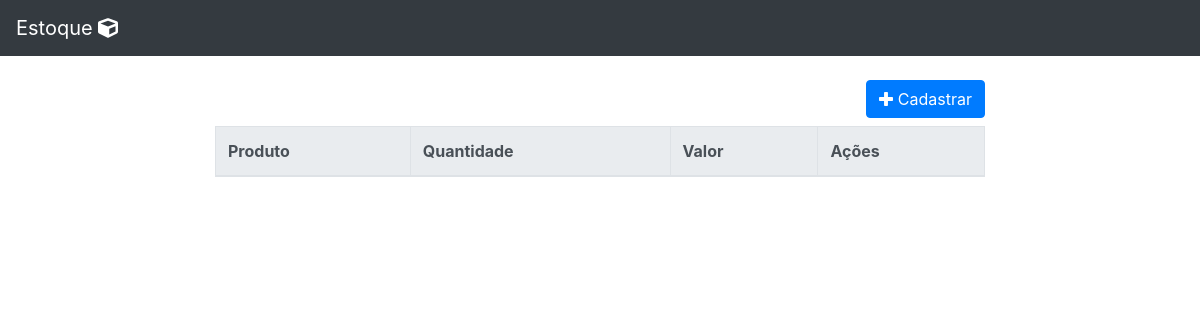
/index.php/gerenciar, run on an earlier commit of the app's database.
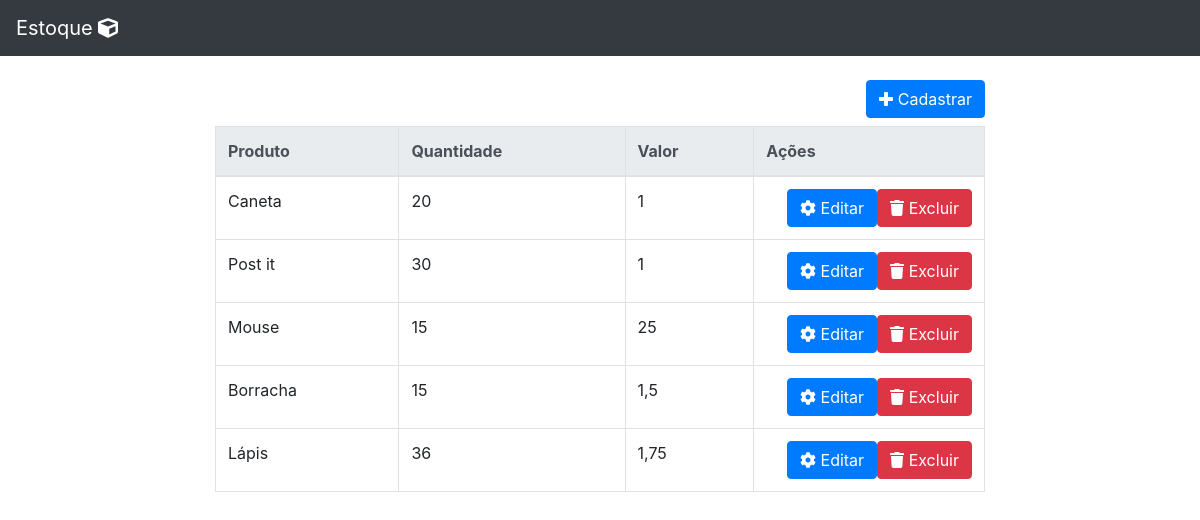
And on a later commit of the database.
### tables this page shows
CREATE TABLE `tb_produto` (
  `id` int(11) NOT NULL,
  `id_categoria` int(11) NOT NULL,
  `produto` varchar(100) DEFAULT NULL,
  `quantidade` int(11) DEFAULT NULL,
  `valor` double DEFAULT NULL
);

### application/core/MY_Loader.php (called while the page is built)
<?php if ( ! defined('BASEPATH')) exit('No direct script access allowed');
class MY_Loader extends CI_Loader {
	public function template($nome, $dados = array()){
		$this->view("head/head");
        $this->view($nome, $dados);
        $this->view("footer/footer");
	}
}

### application/controllers/Produtos.php (called while the page is built, shortened)
<?php
class Produtos extends CI_Controller {
	public function __construct()
	{
		$this->load->helper('url');
		$this->load->model('Produto_model','produto_model',true);
	}
	public function gerenciar() {
		$produtos = $this->produto_model->listaProdutos();
		$dados = array("produtos" => $produtos);
		$this->load->template("produtos/gerenciar", $dados);
	}
}

### index.php (called while the page is built, shortened)
<?php
require_once BASEPATH.'core/CodeIgniter.php';

### application/models/Produto_model.php (called while the page is built, shortened)
<?php if ( ! defined('BASEPATH')) exit('No direct script access allowed');
class Produto_model extends CI_Model {
	public function listaProdutos()
	{
		$result = $this->db->get('tb_produto')->result_array();
		return $result;
	}
}

### application/views/produtos/gerenciar.php (the view)
<div class="container-fluid">
	<div class="row justify-content-md-center pt-4">
		<div class="col col-lg-8">
			<a class="btn btn-primary mb-2" style="float: right" href="<?=site_url('formulario')?>" ><i class="fa fa-plus"></i>
			Cadastrar </a>
			<table class="table table-hover table-bordered">
			  <thead class="thead-light">
			    <tr>
			      <th>Produto</th>
						<th>Quantidade</th>
						<th>Valor</th>
						<th>Ações</th>
			    </tr>
			  </thead>
			  <tbody>
			  	<?php foreach($produtos as $produto) {?>
				    <tr>
				    	<td><?= $produto['produto']?></td>
				      <td><?= $produto['quantidade']?></td>
				      <td><?= str_replace('.',',',$produto['valor'])?></td>
				      <td width="30%">
				      	<button class="btn btn-danger" style="float:right"> <i class="fa fa-trash"></i> Excluir</button>
				      	<a href="<?=site_url('editar')?>/<?=$produto['id']?>"><button class="btn btn-primary" style="float:right"> <i class="fa fa-cog"></i> Editar</button></a>
				      </td>
				    </tr>
				  <?php } ?>
			  </tbody>
			</table>
		</div>
	</div>
</div>

### application/views/head/head.php (shortened to what this page needs)
<!DOCTYPE html>
<html lang="pt-br">
<head>
	<link rel="stylesheet"  href="<?= base_url("dist/css/bootstrap.min.css") ?>">
</head>
<body>
	<nav class="navbar navbar-expand-lg navbar-dark bg-dark">
	  <a class="navbar-brand" href="<?=site_url('gerenciar')?>">Estoque <i class="fas fa-cube"></i></a>
	</nav>

### application/views/footer/footer.php (shortened to what this page needs)
</body>
</html>

What changed in the data, as far as the page shows it:
added tb_produto: produto "Caneta", quantidade "20", valor "1"
added tb_produto: produto "Post it", quantidade "30", valor "1"
added tb_produto: produto "Mouse", quantidade "15", valor "25"
added tb_produto: produto "Borracha", quantidade "15", valor "1,5"
added tb_produto: produto "Lápis", quantidade "36", valor "1,75"
